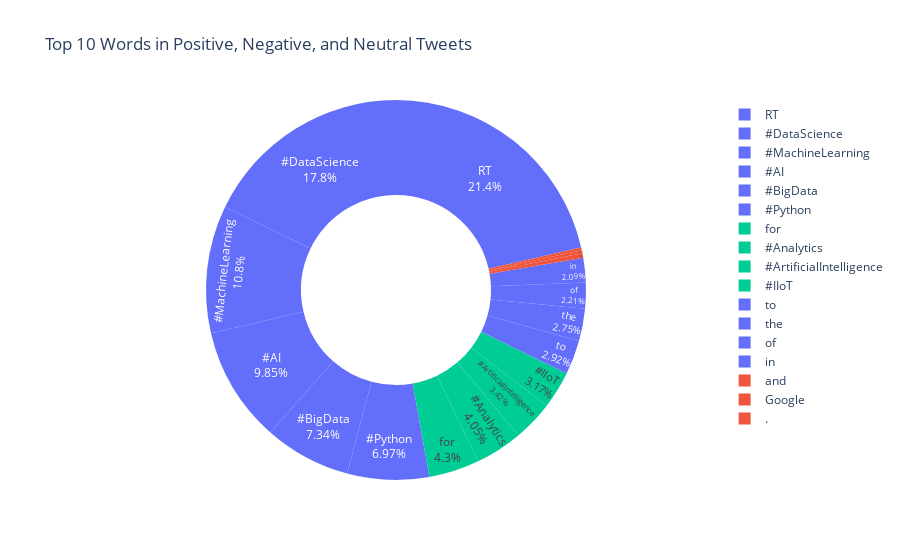

The notebook cell this image was saved under:
### Code cell
# Create a combined dataframe
data = pd.DataFrame({'sentiment_category': ['Positive']*10 + ['Negative']*10 + ['Neutral']*10,
                     'word': list(positive_words.index) + list(negative_words.index) + list(neutral_words.index),
                     'count': list(positive_words) + list(negative_words) + list(neutral_words)})

# Create the pie chart
fig = px.pie(data, values='count', names='word', color='sentiment_category', hole=0.5,
             title='Top 10 Words in Positive, Negative, and Neutral Tweets')
fig.update_traces(textposition='inside', textinfo='percent+label')
fig.show()

### Figure 1 — Plotly figure (JSON) as saved in the notebook; plotly's stock layout.template omitted (floating-point values rounded to 4 significant figures)
{"data": [{"customdata": [["Positive"], ["Positive"], ["Positive"], ["Positive"], ["Positive"], ["Positive"], ["Positive"], ["Positive"], ["Positive"], ["Positive"], ["Negative"], ["Negative"], ["Negative"], ["Negative"], ["Negative"], ["Negative"], ["Negative"], ["Negative"], ["Negative"], ["Negative"], ["Neutral"], ["Neutral"], ["Neutral"], ["Neutral"], ["Neutral"], ["Neutral"], ["Neutral"], ["Neutral"], ["Neutral"], ["Neutral"]], "domain": {"x": [0, 1], "y": [0, 1]}, "hole": 0.5, "hovertemplate": "word=%{label}<br>count=%{value}<br>sentiment_category=%{customdata[0]}<extra></extra>", "labels": ["RT", "#DataScience", "#AI", "to", "the", "of", "#MachineLearning", "#BigData", "#Python", "in", "RT", "to", "#MachineLearning", "the", "#DataScience", "and", "#AI", "in", "Google", ".", "RT", "#DataScience", "#MachineLearning", "#AI", "#BigData", "#Python", "for", "#Analytics", "#ArtificialIntelligence", "#IIoT"], "legendgroup": "", "marker": {"colors": ["#636efa", "#636efa", "#636efa", "#636efa", "#636efa", "#636efa", "#636efa", "#636efa", "#636efa", "#636efa", "#EF553B", "#EF553B", "#EF553B", "#EF553B", "#EF553B", "#EF553B", "#EF553B", "#EF553B", "#EF553B", "#EF553B", "#00cc96", "#00cc96", "#00cc96", "#00cc96", "#00cc96", "#00cc96", "#00cc96", "#00cc96", "#00cc96", "#00cc96"]}, "name": "", "showlegend": true, "textinfo": "percent+label", "textposition": "inside", "type": "pie", "values": [170, 125, 80, 58, 56, 53, 49, 48, 46, 44, 21, 12, 11, 10, 9, 9, 7, 6, 6, 6, 322, 293, 200, 149, 128, 121, 103, 97, 82, 76]}], "layout": {"legend": {"tracegroupgap": 0}, "title": {"text": "Top 10 Words in Positive, Negative, and Neutral Tweets"}}}
